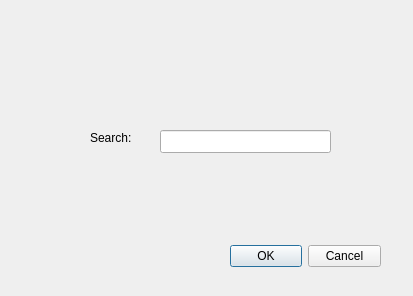
<?xml version="1.0" encoding="UTF-8"?>
<ui version="4.0">
 <class>mdialog</class>
 <widget class="QDialog" name="mdialog">
  <property name="geometry">
   <rect>
    <x>0</x>
    <y>0</y>
    <width>413</width>
    <height>296</height>
   </rect>
  </property>
  <property name="windowTitle">
   <string>Dialog</string>
  </property>
  <widget class="QDialogButtonBox" name="buttonBox">
   <property name="geometry">
    <rect>
     <x>230</x>
     <y>240</y>
     <width>151</width>
     <height>32</height>
    </rect>
   </property>
   <property name="orientation">
    <enum>Qt::Horizontal</enum>
   </property>
   <property name="standardButtons">
    <set>QDialogButtonBox::Cancel|QDialogButtonBox::Ok</set>
   </property>
   <property name="centerButtons">
    <bool>false</bool>
   </property>
  </widget>
  <widget class="QLineEdit" name="lineEdit">
   <property name="geometry">
    <rect>
     <x>160</x>
     <y>130</y>
     <width>171</width>
     <height>23</height>
    </rect>
   </property>
  </widget>
  <widget class="QLabel" name="label">
   <property name="geometry">
    <rect>
     <x>90</x>
     <y>130</y>
     <width>53</width>
     <height>16</height>
    </rect>
   </property>
   <property name="text">
    <string>Search:</string>
   </property>
  </widget>
 </widget>
 <resources/>
 <connections>
  <connection>
   <sender>buttonBox</sender>
   <signal>accepted()</signal>
   <receiver>mdialog</receiver>
   <slot>accept()</slot>
   <hints>
    <hint type="sourcelabel">
     <x>248</x>
     <y>254</y>
    </hint>
    <hint type="destinationlabel">
     <x>157</x>
     <y>274</y>
    </hint>
   </hints>
  </connection>
  <connection>
   <sender>buttonBox</sender>
   <signal>rejected()</signal>
   <receiver>mdialog</receiver>
   <slot>reject()</slot>
   <hints>
    <hint type="sourcelabel">
     <x>316</x>
     <y>260</y>
    </hint>
    <hint type="destinationlabel">
     <x>286</x>
     <y>274</y>
    </hint>
   </hints>
  </connection>
 </connections>
</ui>
